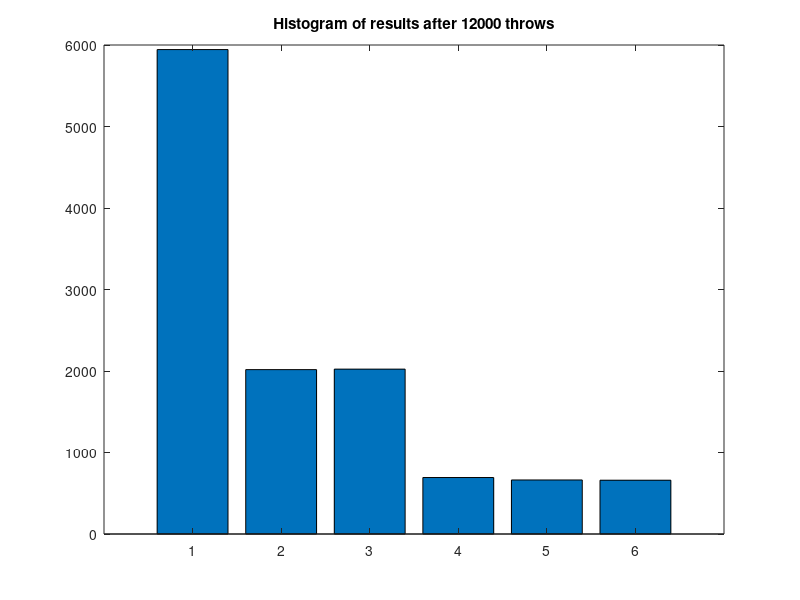

The MATLAB script that drew this image:
clc
clear
close all
% Simulating of tossing a fair dice
% n = 120; % number of tosses
% max_error=3;
n=12000;
% for n=120:20000
Y=rand(1,n);
p=[0.5 1/6 1/6 1/18 1/18 1/18];
p=cumsum(p);
p=[0 p];
X=zeros([1,6]);
for i=1:6
    o=find(Y>p(i)&Y<p(i+1));
    X(i)=length(Y(o));
end
% minX = min(X);
% maxX = max(X);
% e = [minX:maxX+1]-0.5;
% H = histc (X,e);
% nbins = length (e) -1;
% bin_centers = [minX:maxX];
% bar(bin_centers, H(1:nbins),'w')
bar(X)
title(['Histogram of results after ',num2str(n),' throws']);
% d=diff(H);
% if abs(d)<max_error*ones(size(d))
%     break
% end
% close all
% end
% disp(['The minimum number of observations for Maximum ',num2str(max_error),...
%     ' Error(s) is : ',num2str(n)])
